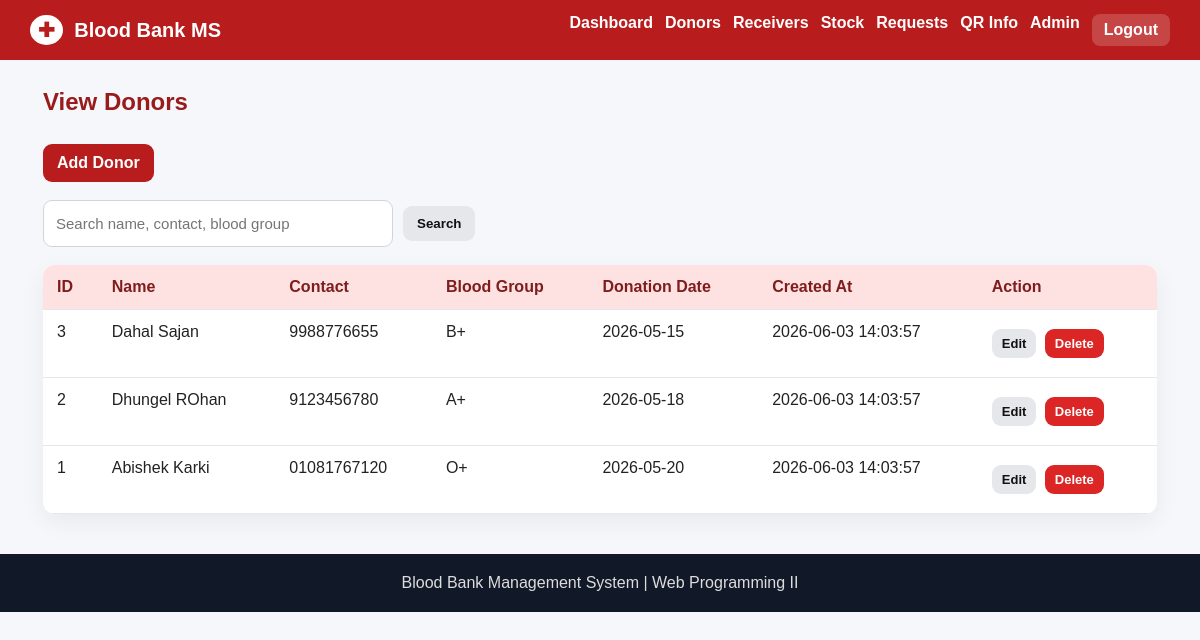
The page /donor/view_donor.php (signed in) on the database its author committed.
### tables this page shows
CREATE TABLE donors (
    id INT AUTO_INCREMENT PRIMARY KEY,
    name VARCHAR(100) NOT NULL,
    contact VARCHAR(50) NOT NULL,
    donate_date DATE NOT NULL,
    blood_group VARCHAR(10) NOT NULL,
    CONSTRAINT chk_donor_blood_group CHECK (blood_group IN ('A+','A-','B+','B-','AB+','AB-','O+','O-')),
    created_at TIMESTAMP DEFAULT CURRENT_TIMESTAMP
);

### includes/functions.php (called while the page is built, shortened)
<?php
function e($value) {
    return htmlspecialchars((string)$value, ENT_QUOTES, 'UTF-8');
}
function clean_text($text) {
    return trim(strip_tags((string)$text));
}
?>

### donor/view_donor.php (the view, shortened to what this page needs)
<?php
require_once '../includes/db.php';
require_once '../includes/header.php';
$q = clean_text($_GET['q'] ?? '');
if ($q !== '') {
    $like = '%' . $q . '%';
    $stmt = mysqli_prepare($conn, 'SELECT * FROM donors WHERE name LIKE ? OR contact LIKE ? OR blood_group LIKE ? ORDER BY id DESC');
    mysqli_stmt_bind_param($stmt, 'sss', $like, $like, $like);
    mysqli_stmt_execute($stmt);
    $rows = mysqli_stmt_get_result($stmt);
} else {
    $rows = mysqli_query($conn, 'SELECT * FROM donors ORDER BY id DESC');
}
?>
<h2 class="page-title">View Donors</h2>
<div class="action-row"><a class="btn primary" href="<?php echo BASE_URL; ?>donor/add_donor.php">Add Donor</a></div>
<form class="search-form" method="GET">
    <input type="text" name="q" placeholder="Search name, contact, blood group" value="<?php echo e($q); ?>">
    <button class="btn" type="submit">Search</button>
</form>
<table>
    <tr>
        <th>ID</th>
        <th>Name</th>
        <th>Contact</th>
        <th>Blood Group</th>
        <th>Donation Date</th>
        <th>Created At</th>
        <th>Action</th>
    </tr>
    <?php if ($rows && mysqli_num_rows($rows) > 0) {
        while ($row = mysqli_fetch_assoc($rows)) { ?>
            <tr>
                <td><?php echo e($row['id']); ?></td>
                <td><?php echo e($row['name']); ?></td>
                <td><?php echo e($row['contact']); ?></td>
                <td><?php echo e($row['blood_group']); ?></td>
                <td><?php echo e($row['donate_date']); ?></td>
                <td><?php echo e($row['created_at']); ?></td>
                <td>
                    <a class="btn small-btn" href="<?php echo BASE_URL; ?>donor/edit_donor.php?id=<?php echo e($row['id']); ?>">Edit</a>
                    <a class="btn danger small-btn" href="<?php echo BASE_URL; ?>donor/delete_donor.php?id=<?php echo e($row['id']); ?>" onclick="return confirm('Delete this donor record?');">Delete</a>
                </td>
            </tr>
        <?php }
    } elseif (!$rows) { ?>
        <tr>
            <td colspan="7">Could not load donor records.</td>
        </tr>
    <?php } else { ?>
        <tr>
            <td colspan="7">No records found.</td>
        </tr>
    <?php } ?>
</table>
<?php require_once '../includes/footer.php'; ?>

### css/style.css (style rules this page uses)
* { box-sizing: border-box }
body { margin: 0; font-family: Arial, Helvetica, sans-serif; background: #f5f7fb; color: #222 }
.page-title { margin: 0 0 22px; color: #991b1b }
table { width: 100%; border-collapse: collapse; background: #fff; border-radius: 12px; overflow: hidden; box-shadow: 0 8px 24px rgba(0, 0, 0, .06) }
th, td { padding: 13px 14px; border-bottom: 1px solid #e5e7eb; text-align: left; vertical-align: top }
th { background: #fee2e2; color: #7f1d1d }
input, select, textarea { width: 100%; padding: 12px; border: 1px solid #d1d5db; border-radius: 9px; font-size: 15px }
.btn { display: inline-block; border: 0; background: #e5e7eb; color: #111; padding: 10px 14px; border-radius: 9px; text-decoration: none; font-weight: 700; cursor: pointer; margin: 6px 4px 6px 0 }
.btn.primary { background: #b91c1c; color: #fff }
.btn.danger { background: #dc2626; color: #fff }
.small-btn { padding: 7px 10px; font-size: 13px }
.action-row { margin-bottom: 12px }
.search-form { display: flex; gap: 10px; margin-bottom: 18px; max-width: 700px }
.search-form input, .search-form select { max-width: 350px }

### rows shown on the page
donors: id "3", name "Dahal Sajan", contact "9988776655", blood_group "B+", donate_date "2026-05-15", created_at "2026-06-03 14:03:57"
donors: id "2", name "Dhungel ROhan", contact "9123456780", blood_group "A+", donate_date "2026-05-18", created_at "2026-06-03 14:03:57"
donors: id "1", name "Abishek Karki", contact "01081767120", blood_group "O+", donate_date "2026-05-20", created_at "2026-06-03 14:03:57"
